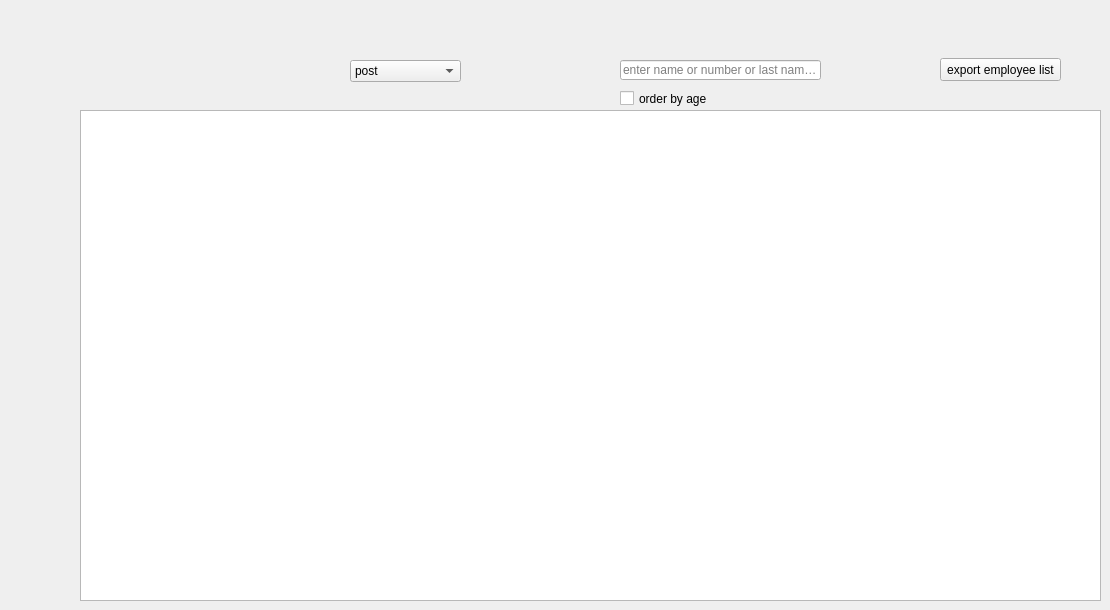
     <widget class="QWidget" name="tab_9">
      <attribute name="title">
       <string>search</string>
      </attribute>
      <widget class="QTableView" name="client_list">
       <property name="geometry">
        <rect>
         <x>80</x>
         <y>110</y>
         <width>1021</width>
         <height>491</height>
        </rect>
       </property>
       <property name="styleSheet">
        <string notr="true">color: rgb(0, 0, 255);
font: 75 8pt &quot;Times New Roman&quot;;
font: 75 8pt &quot;MS Shell Dlg 2&quot;;
font: 75 8pt &quot;Times New Roman&quot;;
font: 75 12pt &quot;MS Shell Dlg 2&quot;;
color: rgb(108, 152, 255);</string>
       </property>
      </widget>
      <widget class="QLineEdit" name="search_employee">
       <property name="geometry">
        <rect>
         <x>620</x>
         <y>60</y>
         <width>201</width>
         <height>20</height>
        </rect>
       </property>
       <property name="placeholderText">
        <string>enter name or number or last name...</string>
       </property>
      </widget>
      <widget class="QPushButton" name="export_employee_list">
       <property name="geometry">
        <rect>
         <x>940</x>
         <y>58</y>
         <width>121</width>
         <height>23</height>
        </rect>
       </property>
       <property name="text">
        <string>export employee list</string>
       </property>
      </widget>
      <widget class="QComboBox" name="order_by">
       <property name="geometry">
        <rect>
         <x>350</x>
         <y>60</y>
         <width>111</width>
         <height>22</height>
        </rect>
       </property>
       <item>
        <property name="text">
         <string>post</string>
        </property>
       </item>
       <item>
        <property name="text">
         <string>interveiwer</string>
        </property>
       </item>
       <item>
        <property name="text">
         <string>inventory staff</string>
        </property>
       </item>
       <item>
        <property name="text">
         <string>driver</string>
        </property>
       </item>
       <item>
        <property name="text">
         <string>manager</string>
        </property>
       </item>
       <item>
        <property name="text">
         <string>seller</string>
        </property>
       </item>
      </widget>
      <widget class="QCheckBox" name="order">
       <property name="geometry">
        <rect>
         <x>620</x>
         <y>90</y>
         <width>91</width>
         <height>17</height>
        </rect>
       </property>
       <property name="text">
        <string>order by age</string>
       </property>
      </widget>
     </widget>
